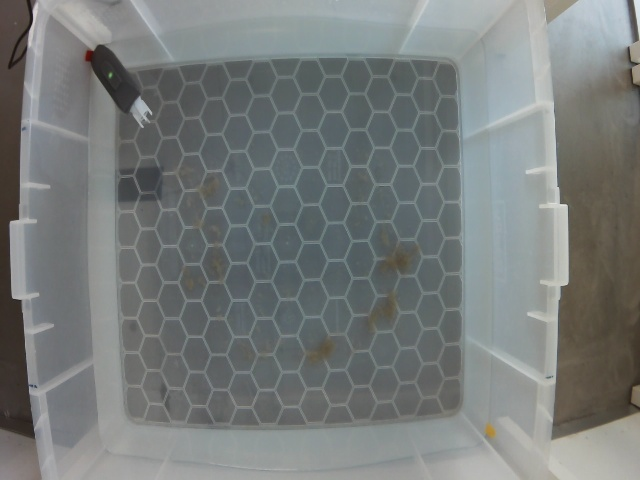
#> input picture frame0(BA_4).jpg, 640 x 480 px, given in place of the camera
$ python merge_code_mouse.py
#> lines starting #> are read from the running program, lines starting #| are printed output that depends on the picture; after the words box and inside, x2 and y2 are one past the last pixel; in counts of white or black regions, pixels touching at a corner belong together
import numpy as np
import cv2
import sqlite3

class Tracking:
    def __init__(self, com_port_cam, scaler=64):
        self.com_port_cam = com_port_cam
        self.scaler = scaler
        self.scaler_height = int(scaler * (3 / 4))
        self.model = None
        self.db_path = r"R2D2\Autonome-Navigatie\desktop\include\flaskr.sqlite"

    def send_to_db(self, x, z):
        conn = sqlite3.connect(self.db_path)
        cursor = conn.cursor()
        cursor.execute("""
        INSERT INTO current_locations (x, y, z)
        VALUES (?, ?, ?)
        """, (x, 0, z))
        conn.commit()
        conn.close()

    def get_cursor_position(self):
        cursor_position = [0, 0]

        def update_cursor_position(event, x, y, flags, param):
            """
            Update the cursor position on mouse events.
            """
            if event == cv2.EVENT_MOUSEMOVE:
                cursor_position[0], cursor_position[1] = x, y

        cap = cv2.VideoCapture(0)

        if not cap.isOpened():
            print("Error: Could not access the camera.")
            return None, None

        cv2.namedWindow('Camera Feed')
        cv2.setMouseCallback('Camera Feed', update_cursor_position)

        while True:
            ret, frame = cap.read()
#> frame is the input picture: shape (480, 640, 3); mean B, G, R 122.5, 123.6, 119.3
            if not ret:
                print("Error: Could not read frame from the camera.")
                break

            hsv = cv2.cvtColor(frame, cv2.COLOR_BGR2HSV)
#> hsv: shape (480, 640, 3); mean H, S, V 73.6, 21.2, 125.9

            lower_red = np.array([0, 70, 50])
            upper_red = np.array([10, 255, 255])
            lower_yellow = np.array([20, 100, 100])
            upper_yellow = np.array([30, 255, 255])

            mask_red = cv2.inRange(hsv, lower_red, upper_red)
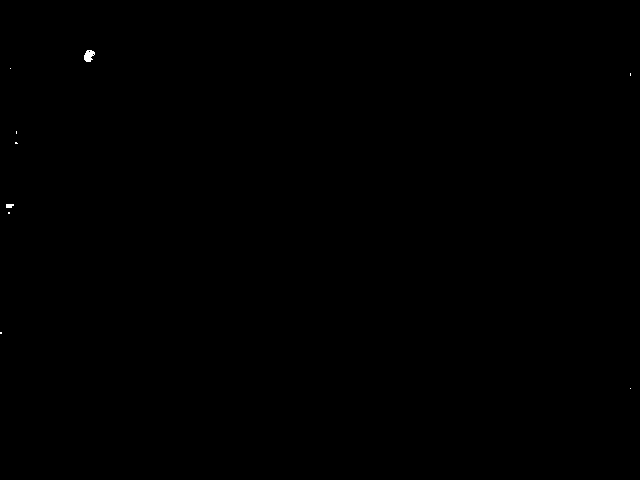
#> mask_red: shape (480, 640); 0.05% white; 9 white regions (7 under 20 px), largest, box (x1, y1, x2, y2) and area: (84, 50, 95, 62) 93, (6, 204, 14, 208) 28
            mask_yellow = cv2.inRange(hsv, lower_yellow, upper_yellow)
#> mask_yellow: shape (480, 640); 0.02% white; 1 white region

            contours_red, _ = cv2.findContours(mask_red, cv2.RETR_TREE, cv2.CHAIN_APPROX_SIMPLE)
#> contours_red = 11 contours, 10 with area under 20; largest, box (x1, y1, x2, y2) and area: (84, 50, 95, 62) 78
            if contours_red:
                largest_contour = max(contours_red, key=cv2.contourArea)
#> largest_contour = contour of 20 points, box (x1, y1, x2, y2) (84, 50, 95, 62), area 78
                M = cv2.moments(largest_contour)
#> M = moments, m00 77.5, centre m10/m00, m01/m00 = (88.49, 55.26)
                if M["m00"] != 0:
                    red_x = int(M["m10"] / M["m00"])
#> red_x = 88
                    red_y = int(M["m01"] / M["m00"])
#> red_y = 55
                else:
                    red_x, red_y = 0, 0
            else:
                red_x, red_y = 0, 0

            contours_yellow, _ = cv2.findContours(mask_yellow, cv2.RETR_TREE, cv2.CHAIN_APPROX_SIMPLE)
#> contours_yellow = 2 contours, 1 with area under 20; largest, box (x1, y1, x2, y2) and area: (486, 425, 495, 437) 62
            if contours_yellow:
                largest_contour = max(contours_yellow, key=cv2.contourArea)
#> largest_contour = contour of 17 points, box (x1, y1, x2, y2) (486, 425, 495, 437), area 62
                M = cv2.moments(largest_contour)
#> M = moments, m00 61.5, centre m10/m00, m01/m00 = (490.1, 430.9)
                if M["m00"] != 0:
                    yellow_x = int(M["m10"] / M["m00"])
#> yellow_x = 490
                    yellow_y = int(M["m01"] / M["m00"])
#> yellow_y = 430
                else:
                    yellow_x, yellow_y = 0, 0
            else:
                yellow_x, yellow_y = 0, 0

            if yellow_x - red_x != 0 and yellow_y - red_y != 0:
                rounded_x = round((cursor_position[0] - red_x) / (yellow_x - red_x), 3)
#> rounded_x = -0.219
                rounded_z = round((cursor_position[1] - red_y) / (yellow_y - red_y), 3)
#> rounded_z = -0.147
            else:
                rounded_x, rounded_z = 0, 0

            print(rounded_x, rounded_z)
#| -0.219 -0.147

            self.send_to_db(rounded_x, rounded_z)

            cv2.imshow('Camera Feed', frame)
            key = cv2.waitKey(1) & 0xFF
            if key == ord('q'):
                break

        cap.release()
        cv2.destroyAllWindows()
        return cursor_position, frame

    @staticmethod
    def main():
        com_port_cam = 0
        tracker = Tracking(com_port_cam)
        tracker.get_cursor_position()

if __name__ == "__main__":
#> (the run stopped early here; a loop or call above may not have finished)
